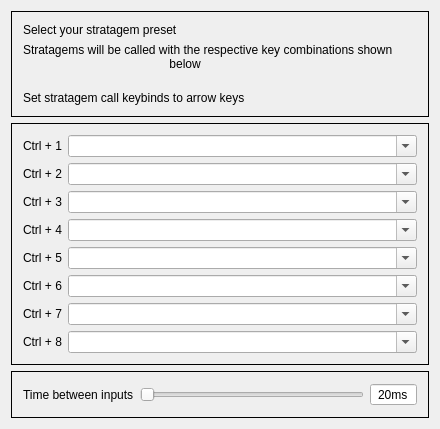
<?xml version="1.0" encoding="UTF-8"?>
<ui version="4.0">
    <class>MainWindowClass</class>
    <widget class="QMainWindow" name="MainWindowClass">
        <property name="geometry">
            <rect>
                <x>0</x>
                <y>0</y>
                <width>440</width>
                <height>427</height>
            </rect>
        </property>
        <property name="windowTitle">
            <string>StrataBro</string>
        </property>
        <widget class="QWidget" name="centralWidget">
            <layout class="QVBoxLayout" name="verticalLayout_3">
                <item>
                    <widget class="QFrame" name="verticalFrame">
                        <property name="frameShape">
                            <enum>QFrame::Shape::Panel</enum>
                        </property>
                        <layout class="QVBoxLayout" name="verticalLayout" stretch="0,0,0">
                            <item>
                                <widget class="QLabel" name="label">
                                    <property name="text">
                                        <string>Select your stratagem preset</string>
                                    </property>
                                </widget>
                            </item>
                            <item>
                                <widget class="QLabel" name="label_2">
                                    <property name="text">
                                        <string>Stratagems will be called with the respective key combinations shown
                                            below
                                        </string>
                                    </property>
                                </widget>
                            </item>
                            <item>
                                <widget class="QLabel" name="label_12">
                                    <property name="text">
                                        <string>Set stratagem call keybinds to arrow keys</string>
                                    </property>
                                </widget>
                            </item>
                        </layout>
                    </widget>
                </item>
                <item>
                    <widget class="QFrame" name="verticalFrame_2">
                        <property name="frameShape">
                            <enum>QFrame::Shape::Panel</enum>
                        </property>
                        <layout class="QVBoxLayout" name="verticalLayout_2">
                            <item>
                                <layout class="QHBoxLayout" name="horizontalLayout_2" stretch="0,1">
                                    <item>
                                        <widget class="QLabel" name="label_4">
                                            <property name="text">
                                                <string>Ctrl + 1</string>
                                            </property>
                                        </widget>
                                    </item>
                                    <item>
                                        <widget class="QComboBox" name="stratagemComboBox_0">
                                            <property name="editable">
                                                <bool>true</bool>
                                            </property>
                                        </widget>
                                    </item>
                                </layout>
                            </item>
                            <item>
                                <layout class="QHBoxLayout" name="horizontalLayout" stretch="0,1">
                                    <item>
                                        <widget class="QLabel" name="label_3">
                                            <property name="text">
                                                <string>Ctrl + 2</string>
                                            </property>
                                        </widget>
                                    </item>
                                    <item>
                                        <widget class="QComboBox" name="stratagemComboBox_1">
                                            <property name="editable">
                                                <bool>true</bool>
                                            </property>
                                        </widget>
                                    </item>
                                </layout>
                            </item>
                            <item>
                                <layout class="QHBoxLayout" name="horizontalLayout_3" stretch="0,1">
                                    <item>
                                        <widget class="QLabel" name="label_5">
                                            <property name="text">
                                                <string>Ctrl + 3</string>
                                            </property>
                                        </widget>
                                    </item>
                                    <item>
                                        <widget class="QComboBox" name="stratagemComboBox_2">
                                            <property name="editable">
                                                <bool>true</bool>
                                            </property>
                                        </widget>
                                    </item>
                                </layout>
                            </item>
                            <item>
                                <layout class="QHBoxLayout" name="horizontalLayout_4" stretch="0,1">
                                    <item>
                                        <widget class="QLabel" name="label_6">
                                            <property name="text">
                                                <string>Ctrl + 4</string>
                                            </property>
                                        </widget>
                                    </item>
                                    <item>
                                        <widget class="QComboBox" name="stratagemComboBox_3">
                                            <property name="editable">
                                                <bool>true</bool>
                                            </property>
                                        </widget>
                                    </item>
                                </layout>
                            </item>
                            <item>
                                <layout class="QHBoxLayout" name="horizontalLayout_8" stretch="0,1">
                                    <item>
                                        <widget class="QLabel" name="label_10">
                                            <property name="text">
                                                <string>Ctrl + 5</string>
                                            </property>
                                        </widget>
                                    </item>
                                    <item>
                                        <widget class="QComboBox" name="stratagemComboBox_4">
                                            <property name="editable">
                                                <bool>true</bool>
                                            </property>
                                        </widget>
                                    </item>
                                </layout>
                            </item>
                            <item>
                                <layout class="QHBoxLayout" name="horizontalLayout_5" stretch="0,1">
                                    <item>
                                        <widget class="QLabel" name="label_7">
                                            <property name="text">
                                                <string>Ctrl + 6</string>
                                            </property>
                                        </widget>
                                    </item>
                                    <item>
                                        <widget class="QComboBox" name="stratagemComboBox_5">
                                            <property name="editable">
                                                <bool>true</bool>
                                            </property>
                                        </widget>
                                    </item>
                                </layout>
                            </item>
                            <item>
                                <layout class="QHBoxLayout" name="horizontalLayout_6" stretch="0,1">
                                    <item>
                                        <widget class="QLabel" name="label_8">
                                            <property name="text">
                                                <string>Ctrl + 7</string>
                                            </property>
                                        </widget>
                                    </item>
                                    <item>
                                        <widget class="QComboBox" name="stratagemComboBox_6">
                                            <property name="editable">
                                                <bool>true</bool>
                                            </property>
                                        </widget>
                                    </item>
                                </layout>
                            </item>
                            <item>
                                <layout class="QHBoxLayout" name="horizontalLayout_7" stretch="0,1">
                                    <item>
                                        <widget class="QLabel" name="label_9">
                                            <property name="text">
                                                <string>Ctrl + 8</string>
                                            </property>
                                        </widget>
                                    </item>
                                    <item>
                                        <widget class="QComboBox" name="stratagemComboBox_7">
                                            <property name="editable">
                                                <bool>true</bool>
                                            </property>
                                        </widget>
                                    </item>
                                </layout>
                            </item>
                        </layout>
                    </widget>
                </item>
                <item>
                    <widget class="QFrame" name="horizontalFrame_9">
                        <property name="frameShape">
                            <enum>QFrame::Shape::Panel</enum>
                        </property>
                        <layout class="QHBoxLayout" name="horizontalLayout_9" stretch="0,1,0">
                            <item>
                                <widget class="QLabel" name="label_11">
                                    <property name="text">
                                        <string>Time between inputs</string>
                                    </property>
                                </widget>
                            </item>
                            <item>
                                <widget class="QSlider" name="dialSpeedSlider">
                                    <property name="minimum">
                                        <number>20</number>
                                    </property>
                                    <property name="maximum">
                                        <number>100</number>
                                    </property>
                                    <property name="value">
                                        <number>20</number>
                                    </property>
                                    <property name="orientation">
                                        <enum>Qt::Orientation::Horizontal</enum>
                                    </property>
                                </widget>
                            </item>
                            <item>
                                <widget class="QSpinBox" name="dialSpeedSpinBox">
                                    <property name="frame">
                                        <bool>true</bool>
                                    </property>
                                    <property name="alignment">
                                        <set>Qt::AlignmentFlag::AlignCenter</set>
                                    </property>
                                    <property name="readOnly">
                                        <bool>true</bool>
                                    </property>
                                    <property name="buttonSymbols">
                                        <enum>QAbstractSpinBox::ButtonSymbols::NoButtons</enum>
                                    </property>
                                    <property name="suffix">
                                        <string>ms</string>
                                    </property>
                                    <property name="minimum">
                                        <number>20</number>
                                    </property>
                                    <property name="maximum">
                                        <number>100</number>
                                    </property>
                                    <property name="value">
                                        <number>20</number>
                                    </property>
                                </widget>
                            </item>
                        </layout>
                    </widget>
                </item>
            </layout>
        </widget>
    </widget>
    <layoutdefault spacing="6" margin="11"/>
    <resources/>
    <connections/>
</ui>
